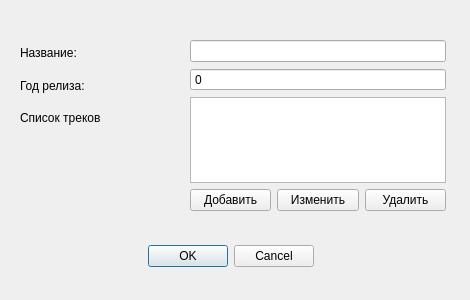
<?xml version="1.0" encoding="UTF-8"?>
<ui version="4.0">
 <class>AddEditDialog</class>
 <widget class="QDialog" name="AddEditDialog">
  <property name="windowModality">
   <enum>Qt::WindowModality::ApplicationModal</enum>
  </property>
  <property name="geometry">
   <rect>
    <x>0</x>
    <y>0</y>
    <width>470</width>
    <height>300</height>
   </rect>
  </property>
  <property name="minimumSize">
   <size>
    <width>470</width>
    <height>300</height>
   </size>
  </property>
  <property name="maximumSize">
   <size>
    <width>470</width>
    <height>300</height>
   </size>
  </property>
  <property name="windowTitle">
   <string>WhatsNew</string>
  </property>
  <property name="windowIcon">
   <iconset theme="QIcon::ThemeIcon::MediaOptical"/>
  </property>
  <widget class="QDialogButtonBox" name="buttonBox">
   <property name="geometry">
    <rect>
     <x>20</x>
     <y>240</y>
     <width>421</width>
     <height>32</height>
    </rect>
   </property>
   <property name="orientation">
    <enum>Qt::Orientation::Horizontal</enum>
   </property>
   <property name="standardButtons">
    <set>QDialogButtonBox::StandardButton::Cancel|QDialogButtonBox::StandardButton::Ok</set>
   </property>
   <property name="centerButtons">
    <bool>true</bool>
   </property>
  </widget>
  <widget class="QWidget" name="verticalLayoutWidget">
   <property name="geometry">
    <rect>
     <x>190</x>
     <y>40</y>
     <width>256</width>
     <height>171</height>
    </rect>
   </property>
   <layout class="QVBoxLayout" name="verticalLayout">
    <item>
     <widget class="QLineEdit" name="lineEdit"/>
    </item>
    <item>
     <widget class="QSpinBox" name="spinBox">
      <property name="buttonSymbols">
       <enum>QAbstractSpinBox::ButtonSymbols::NoButtons</enum>
      </property>
      <property name="maximum">
       <number>10000</number>
      </property>
     </widget>
    </item>
    <item>
     <widget class="QListWidget" name="listWidget"/>
    </item>
    <item>
     <layout class="QHBoxLayout" name="horizontalLayout">
      <item>
       <widget class="QPushButton" name="pushButton">
        <property name="text">
         <string>Добавить</string>
        </property>
       </widget>
      </item>
      <item>
       <widget class="QPushButton" name="pushButton_3">
        <property name="text">
         <string>Изменить</string>
        </property>
       </widget>
      </item>
      <item>
       <widget class="QPushButton" name="pushButton_2">
        <property name="text">
         <string>Удалить</string>
        </property>
       </widget>
      </item>
     </layout>
    </item>
   </layout>
  </widget>
  <widget class="QWidget" name="verticalLayoutWidget_2">
   <property name="geometry">
    <rect>
     <x>20</x>
     <y>40</y>
     <width>160</width>
     <height>91</height>
    </rect>
   </property>
   <layout class="QVBoxLayout" name="verticalLayout_3">
    <item>
     <widget class="QLabel" name="label">
      <property name="text">
       <string>Название:</string>
      </property>
     </widget>
    </item>
    <item>
     <widget class="QLabel" name="label_2">
      <property name="text">
       <string>Год релиза:</string>
      </property>
     </widget>
    </item>
    <item>
     <widget class="QLabel" name="label_3">
      <property name="text">
       <string>Список треков</string>
      </property>
     </widget>
    </item>
   </layout>
  </widget>
 </widget>
 <resources/>
 <connections>
  <connection>
   <sender>buttonBox</sender>
   <signal>accepted()</signal>
   <receiver>AddEditDialog</receiver>
   <slot>accept()</slot>
   <hints>
    <hint type="sourcelabel">
     <x>248</x>
     <y>254</y>
    </hint>
    <hint type="destinationlabel">
     <x>157</x>
     <y>274</y>
    </hint>
   </hints>
  </connection>
  <connection>
   <sender>buttonBox</sender>
   <signal>rejected()</signal>
   <receiver>AddEditDialog</receiver>
   <slot>reject()</slot>
   <hints>
    <hint type="sourcelabel">
     <x>316</x>
     <y>260</y>
    </hint>
    <hint type="destinationlabel">
     <x>286</x>
     <y>274</y>
    </hint>
   </hints>
  </connection>
 </connections>
</ui>
